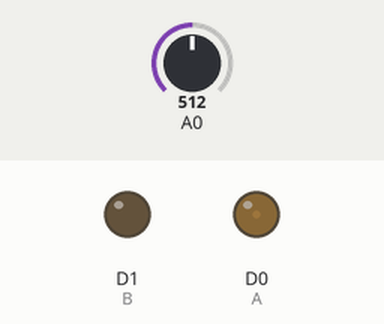
Bench run of a sketch on a simulated ESP8266 (NodeMCU). On the bench: output pins drawn as LEDs (lit = HIGH). The test bench sets the inputs (shaded band); at power-on: A0 = 512. What the sketch prints to the serial monitor is not drawn.

Above: at 0.15 s.
At 1.71 s:
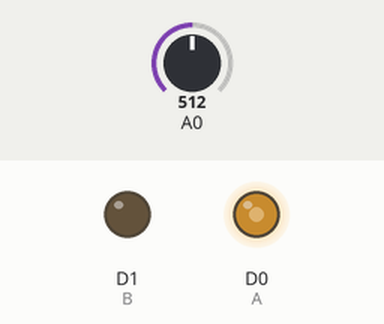
At 3.4 s:
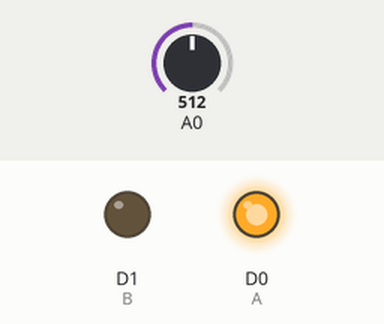
At 29.9 s:
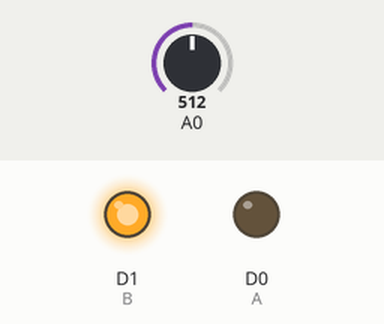
Timing chart, 0 to 31.4 s (numbered marks = the images above):
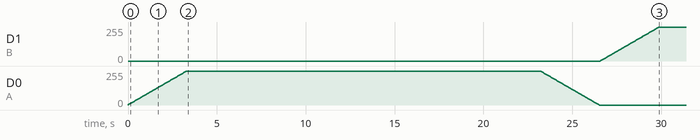

The sketch:

rectification.ino
```cpp
#define A D0
#define B D1
int freq = 400;
int voltage=0;
int inc = 50;

#define pot D4

void setup() {
  // put your setup code here, to run once:
Serial.begin(115200);
pinMode(A, OUTPUT);
pinMode(B,OUTPUT);
pinMode(pot, INPUT);
}

void loop() {
  // put your main code here, to run repeatedly:
Serial.println(map(analogRead(pot),0,1020, 1,50));
sine_wave();
//sqaure_wave();


}
void sine_wave(){
  Serial.println(map(analogRead(pot),0,1020, 1,50));
  freq = map(analogRead(pot),1,1020, 1,50);
  inc = 2;
   voltage=0;
  while(voltage < 1020){
    voltage+=inc;
    analogWrite(A, voltage);
    digitalWrite(B, LOW);
    delay(freq);
    }

  while(voltage>=0){
    voltage-=inc;
    analogWrite(A, voltage);
    digitalWrite(B, LOW);
    delay(freq);
    }

    while(voltage < 1020){
    voltage+=inc;
    analogWrite(B, voltage);
    digitalWrite(A, LOW);
    delay(freq);
    }
  while(voltage>=0){
    voltage-=inc;
    analogWrite(B, voltage);
    digitalWrite(A, LOW);
    delay(freq);
    }
  }

 void sqaure_wave(){
  freq=map(analogRead(pot),1,1020, 1,50);
  analogWrite(A, 1000);
  digitalWrite(A, HIGH);
  digitalWrite(B, LOW);
  delay(freq);
  digitalWrite(B, HIGH);
  digitalWrite(A, LOW);
  delay(freq);
  }
```

Measured:
- by itself, D1 (B): moves from 0/255 to 255/255 over 3.3 s
- by itself, D0 (A): rises from 0/255 to 255/255 in 3.3 s, then falls to 0/255 in 23.2 s
